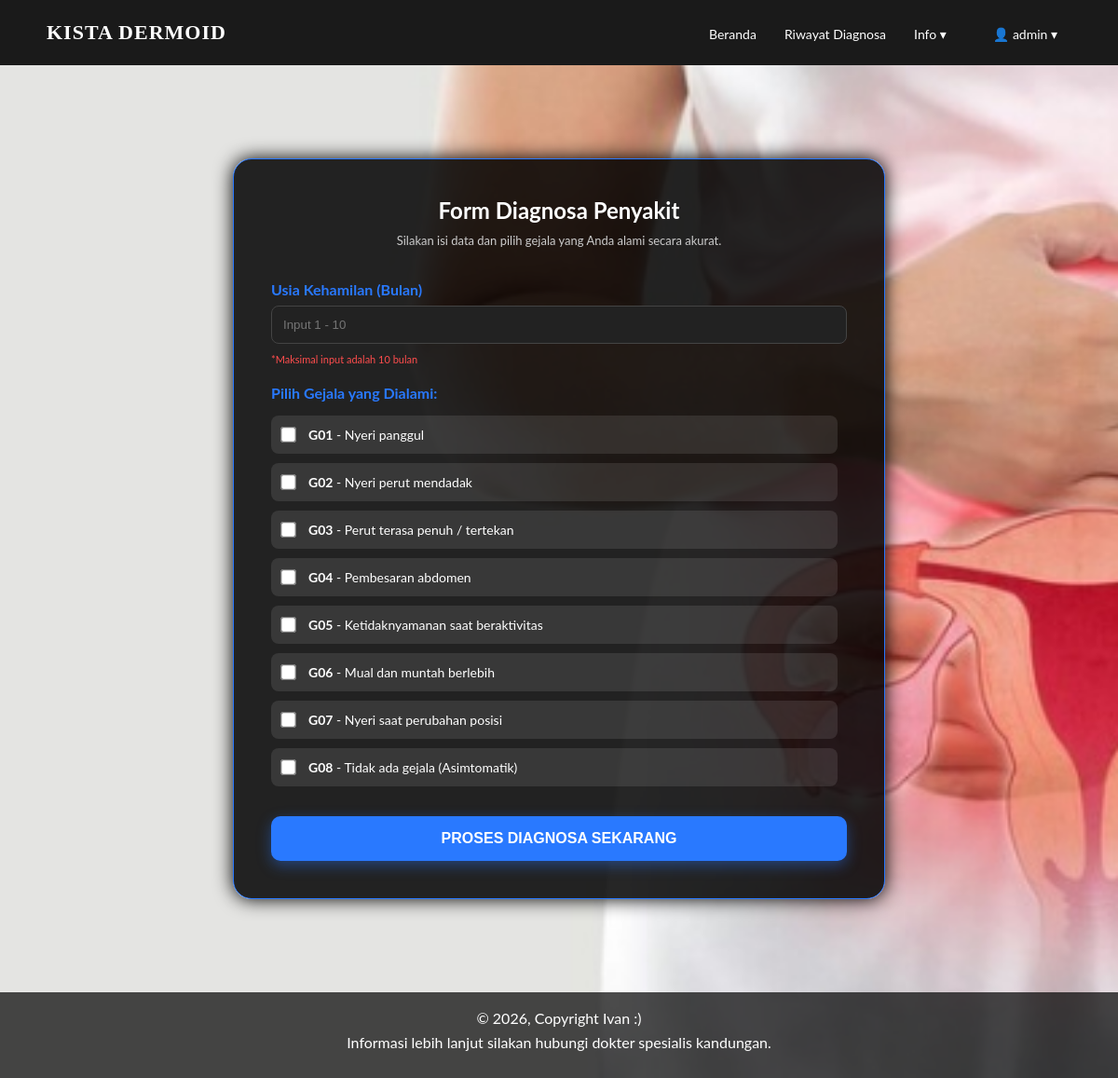
The page /diagnosa.php (signed in) on the database its author committed.
### tables this page shows
CREATE TABLE `gejala` (
  `kode_gejala` varchar(5) NOT NULL,
  `nama_gejala` varchar(255) NOT NULL,
  `kategori` varchar(50) DEFAULT NULL,
  `keterangan` text DEFAULT NULL
);

### diagnosa.php (the view, shortened to what this page needs)
<?php
include "../config/database.php";
$gejala = mysqli_query($conn, "SELECT * FROM gejala");
include "navbar.php";
?>
<main style="padding: 100px 20px;">
    <div style="max-width: 700px; margin: 0 auto;" class="diagnosa-box">
        <h2 style="text-align: center; color: white; margin-bottom: 10px; font-size: 24px;">Form Diagnosa Penyakit</h2>
        <p style="text-align: center; color: #ccc; margin-bottom: 35px; font-size: 13px;">Silakan isi data dan pilih gejala yang Anda alami secara akurat.</p>
        <form action="proses.php" method="post">
            <div class="input-group">
    <label>Usia Kehamilan (Bulan)</label>
    <input
        type="number"
        name="usia_kehamilan"
        class="input-field"
        placeholder="Input 1 - 10"
        min="1"
        max="10"
        oninput="if(value > 10) value = 10; if(value < 0) value = 1;"
    >
    <small style="color: #ff4d4d; display: block; margin-top: -15px; margin-bottom: 20px; font-size: 11px;">
        *Maksimal input adalah 10 bulan
    </small>
</div>
            <p style="color: #2979ff; font-weight: bold; margin-bottom: 15px;">Pilih Gejala yang Dialami:</p>
            <div style="max-height: 400px; overflow-y: auto; padding-right: 10px;">
                <?php while ($g = mysqli_fetch_assoc($gejala)) { ?>
                    <label class="checkbox-item">
                        <input type="checkbox" name="gejala[]" value="<?= $g['kode_gejala']; ?>">
                        <span style="font-size: 14px;">
                           <b><?= $g['kode_gejala']; ?></b> - <?= $g['nama_gejala']; ?>
                        </span>
                    </label>
                <?php } ?>
            </div>
            <button type="submit" style="width: 100%; padding: 15px; background: #2979ff; color: white; border: none; border-radius: 10px; font-weight: bold; font-size: 16px; cursor: pointer; margin-top: 30px; box-shadow: 0 5px 15px rgba(41, 121, 255, 0.4);">
                PROSES DIAGNOSA SEKARANG
            </button>
        </form>
    </div>
</main>
<?php include "footer.php"; ?>

### style.css (style rules this page uses)
* { margin: 0; padding: 0; box-sizing: border-box; }
body { font-family: 'Lato', sans-serif; background-color: #f5f5f5; color: #333; margin: 0; padding: 0; min-height: 100vh; display: flex; flex-direction: column; }

### rows shown on the page
gejala: kode_gejala "G01", nama_gejala "Nyeri panggul"
gejala: kode_gejala "G02", nama_gejala "Nyeri perut mendadak"
gejala: kode_gejala "G03", nama_gejala "Perut terasa penuh / tertekan"
gejala: kode_gejala "G04", nama_gejala "Pembesaran abdomen"
gejala: kode_gejala "G05", nama_gejala "Ketidaknyamanan saat beraktivitas"
gejala: kode_gejala "G06", nama_gejala "Mual dan muntah berlebih"
gejala: kode_gejala "G07", nama_gejala "Nyeri saat perubahan posisi"
gejala: kode_gejala "G08", nama_gejala "Tidak ada gejala (Asimtomatik)"

### other values the page prints
$_SESSION['nama'] "admin"
